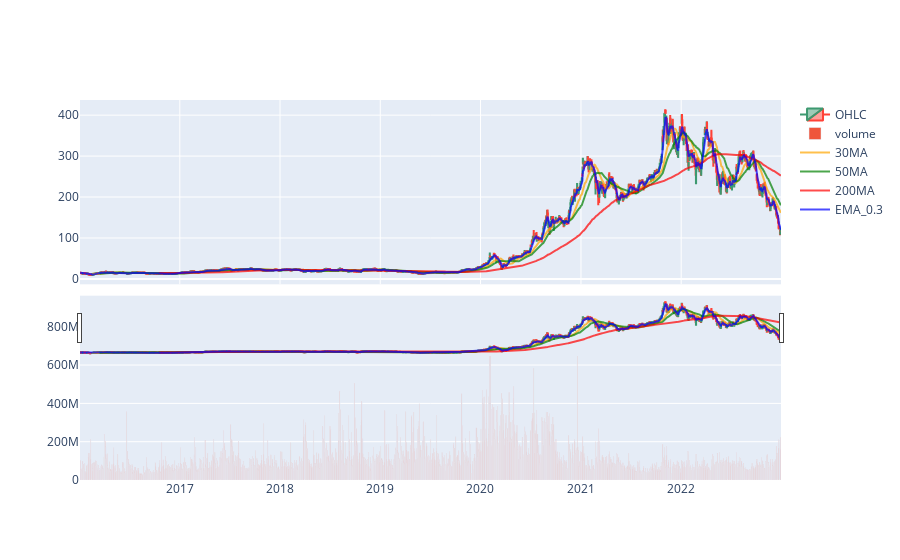

The notebook cell this image was saved under:
### Code cell
import plotly.graph_objects as go
from plotly.subplots import make_subplots

# data = pd.read_csv("TSLA.csv", parse_dates=True)

# Create subplots and mention plot grid size
fig = make_subplots(rows=2, cols=1, shared_xaxes=True, 
               vertical_spacing=0.03, row_width=[1.7, 1.7])

# Plot OHLC on 1st row
fig.add_trace(go.Candlestick(x=data.index, open=data["Open"], high=data["High"],
                low=data["Low"], close=data["Close"], name="OHLC"), row=1, col=1)

# Plot volume on 2nd row
fig.add_trace(go.Bar(x=data.index, y=data['Volume'], name="volume"), row=2, col=1)

fig.add_trace(go.Scatter(x=data.index,
                y=data["30MA"],
                name="30MA",
                opacity=0.7,
                line=dict(color='orange', width=2),
                ))

fig.add_trace(go.Scatter(x=data.index,
                y=data["50MA"],
                name="50MA",
                opacity=0.7,
                line=dict(color='green', width=2),
                ))

fig.add_trace(go.Scatter(x=data.index,
                y=data["200MA"],
                name="200MA",
                opacity=0.7,
                line=dict(color='red', width=2),
                ))

fig.add_trace(go.Scatter(x=data.index,
                y=data["EMA_0.3"],
                name="EMA_0.3",
                opacity=0.7,
                line=dict(color='blue', width=2),
                ))

# Show OHLC's rangeslider plot 
fig.update(layout_xaxis_rangeslider_visible=True)
fig.show()

### Figure 1 — Plotly figure (JSON) as saved in the notebook; plotly's stock layout.template omitted (floating-point values rounded to 4 significant figures; data arrays with more than 128 entries replaced by an {"elided": "..."} marker saying what was removed)
{"data": [{"close": {"elided": "1762 float values"}, "high": {"elided": "1762 float values"}, "low": {"elided": "1762 float values"}, "name": "OHLC", "open": {"elided": "1762 float values"}, "type": "candlestick", "x": {"elided": "1762 str values"}, "xaxis": "x", "yaxis": "y"}, {"name": "volume", "type": "bar", "x": {"elided": "1762 str values"}, "xaxis": "x2", "y": {"elided": "1762 int values"}, "yaxis": "y2"}, {"line": {"color": "orange", "width": 2}, "name": "30MA", "opacity": 0.7, "type": "scatter", "x": {"elided": "1762 str values"}, "y": {"elided": "1762 float values"}}, {"line": {"color": "green", "width": 2}, "name": "50MA", "opacity": 0.7, "type": "scatter", "x": {"elided": "1762 str values"}, "y": {"elided": "1762 float values"}}, {"line": {"color": "red", "width": 2}, "name": "200MA", "opacity": 0.7, "type": "scatter", "x": {"elided": "1762 str values"}, "y": {"elided": "1762 float values"}}, {"line": {"color": "blue", "width": 2}, "name": "EMA_0.3", "opacity": 0.7, "type": "scatter", "x": {"elided": "1762 str values"}, "y": {"elided": "1762 float values"}}], "layout": {"xaxis": {"anchor": "y", "domain": [0, 1], "matches": "x2", "rangeslider": {"visible": true}, "showticklabels": false}, "xaxis2": {"anchor": "y2", "domain": [0, 1]}, "yaxis": {"anchor": "x", "domain": [0.515, 1]}, "yaxis2": {"anchor": "x2", "domain": [0, 0.485]}}}
